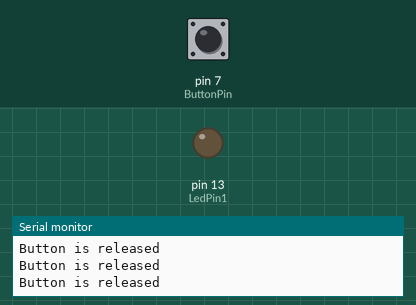
Recording of a sketch running on a simulated Arduino Uno, built with avr-gcc and run on an emulated ATmega328P. Shown: output pins drawn as LEDs (lit = HIGH), the last lines printed to the serial monitor. The inputs (shaded band) are chosen by the test bench; at power-on: pin 7 (ButtonPin) LOW.

Above: at 2.8 s.
2.9 s: pin 7 (ButtonPin) pulled HIGH for 1.2 s
At 3.3 s:
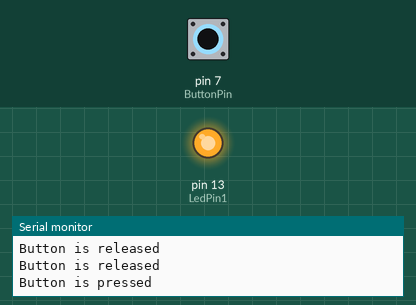
6.5 s: pin 7 (ButtonPin) pulled HIGH for 3.2 s
At 11.1 s:
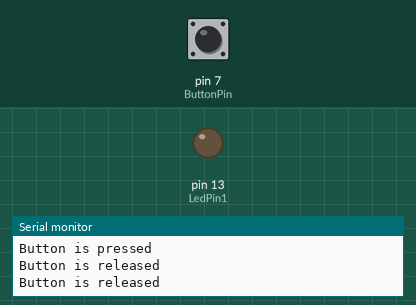
Timing chart, 0 to 12.6 s (numbered marks = the images above; inputs shaded):
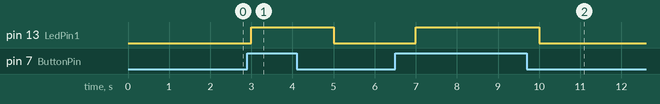

The sketch:

PullDown_Button_Led.ino
```cpp
#define ButtonPin 7
#define LedPin1 13

// the setup function runs once when you press reset or power the board
void setup() {
  // initialize digital pin LED_BUILTIN as an output.
        initPin() ;
   }

// the loop function runs over and over again forever
void loop() {
    if (digitalRead(ButtonPin) == HIGH)
        {
            Serial.println("Button is pressed") ;
            digitalWrite(LedPin1,HIGH) ;
        }
        else
        {
            Serial.println("Button is released") ;
            digitalWrite(LedPin1,LOW) ;
        }


  delay(1000);                       // wait for a second
}
void initPin()
{
  // input
   pinMode(ButtonPin, INPUT);
   //----- output
   pinMode(LedPin1, OUTPUT);
// default
   digitalWrite(LedPin1,LOW) ;
Serial.begin(9600) ;
Serial.println("Program Start") ;

}
```

Measured:
- after the input at 2.9 s, pin 13 (LedPin1): LOW → HIGH after 0.10 s, → LOW 2.0 s later
- after the input at 6.5 s, pin 13 (LedPin1): LOW → HIGH after 0.50 s, → LOW 3.0 s later
